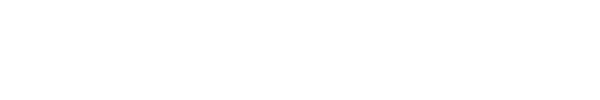
Frame 1 (no input)
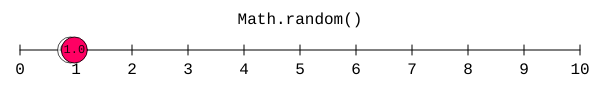
Frame 60 (no input)
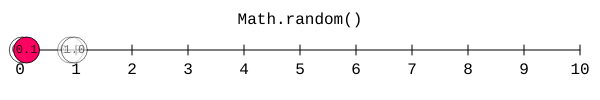
Frame 120 (the mouse pressed at the canvas centre since frame 60)

The p5.js sketch that drew these frames (run headless with seeded random() and noise() and a simulated clock; from frame 60 on, the mouse is pressed at the canvas centre):

// p5.js sketch
// ── sketch.js
function setup() {
  createCanvas(600, 100);
  // equation = createP();
  // equation.style("font-family:monospace;font-size:18pt")
  slider = createSlider(1,9,1);
  plus = createSlider(0,6,0,1);
  cast = createCheckbox("(int)");
  
  plus.style("display:block")
  ;
  lowX = 20;
  highX = width-20;
  list = [];
  
  // frameRate(60)
}

function draw() {
  if(frameCount%30 != 0 && !keyIsDown(32))
    return;
  background(255);
  fill(0);
  textSize(16)
  textAlign(CENTER,CENTER);
  textFont("monospace")
  
  let times = slider.value()>1?"*"+slider.value():"";
  let plusStr = plus.value()>0?" + "+plus.value():"";
  let mess = cast.checked()?"(int)(Math.random()"+times+")"+plusStr:"Math.random()"+times+plusStr;
  text(mess,width/2,20);
 // equation.html(mess)
  
  var x = Math.random()*slider.value()+plus.value();
//  x = map(x,0,100,lowX,highX)
  
  if( cast.checked())
    x = int(x)

    list.push({x:map(x,0,10,lowX,highX),num:x});
  
  drawNumberLine();
  rectMode(CENTER);
  textSize(12);
  list.forEach((x,i)=>{
  let alph = 255+40*(i-list.length);
    
  // let alph = 255+15*(i-list.length);
    noStroke();
    fill(0,alph)
 // circle(x.x,height/2,15);
    if(i == list.length-1)
    fill(255,0,99)
    else
    fill(255,alph)
    stroke(0,alph)
   // rect(x.x,height/2,26,15)
    circle(x.x,height/2,26);
    fill(0,alph);
    noStroke();
    if( cast.checked())
      text(nf(x.num,0,0),x.x,height/2);
    else      
      text(nf(x.num,0,1),x.x,height/2);
    
    
    if(list.length>15){
      list.splice(0,1);
      
    }
    
  })
  
  
}

function drawNumberLine(){
  stroke(0);
  
  line(lowX,height/2,highX,height/2);
  
  
  for(let i = 0; i<=10;i++){
    let x = map(i,0,10,lowX,highX)
    textSize(16)
    stroke(0)
    line(x,height/2-5,x,height/2+5)
    noStroke();
    text(i,x,height/2+20)
  }
  
}

function keyPressed(){
//   if( key == UP_)
}
// ── style.css
html, body {
  margin: 0;
  padding: 0;
}
canvas {
  display: block;
}
label{
  font-family:monospace;
}
